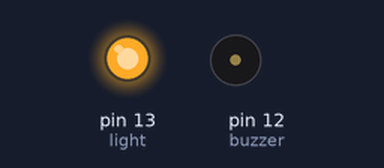
The sketch below on a simulated Arduino Uno, built with avr-gcc and run on an emulated ATmega328P. Shown: output pins drawn as LEDs (lit = HIGH), buzzer (waves = sounding, pin HIGH).

Above: at 0.5 s.
At 3.02 s:
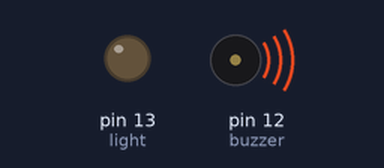
At 4.3 s:
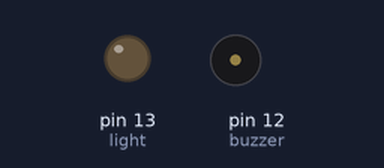
Timing chart, 0 to 7.0 s (numbered marks = the images above):
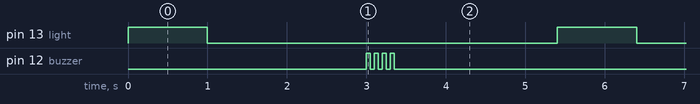

The sketch:

3_BLINK_BUZZER.ino
```cpp
int light=13;   //nc
int buzzer= 12;
// Resolving dual use of //hardware resources

void setup()
{
pinMode(light, OUTPUT);
pinMode(buzzer, OUTPUT);
}

void loop()
{
lightfun();            // Call function
delay(1000);
buzzerfun();         // Call function
delay(1000);
}
void lightfun()
{
digitalWrite(light, HIGH);
  delay(1000);
  digitalWrite(light, LOW);
  delay(1000);
}

void buzzerfun()
{
for (int i=4; i>0; i--)
   {   digitalWrite(buzzer, HIGH);
        delay(50);
        digitalWrite(buzzer, LOW);
        delay(50);
    }
  delay(1000);
}
```

Measured:
- by itself, pin 13 (light): alternates HIGH for 1.0 s and LOW for 4.4 s
- by itself, pin 12 (buzzer): repeats every 5.4 s: 3 × (LOW 0.05 s, HIGH 0.05 s), LOW 5.1 s, HIGH 0.05 s
- by itself, everything shown: repeats every 5.4 s, in 10 steps
